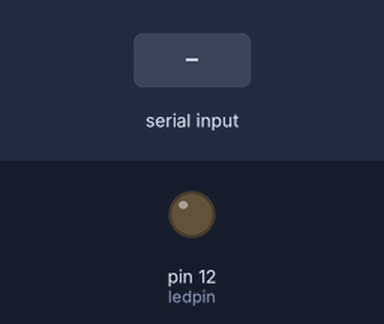
Recording of a sketch running on a simulated Arduino Uno, built with avr-gcc and run on an emulated ATmega328P. Parts: output pins drawn as LEDs (lit = HIGH). Inputs (shaded band) come from the test bench.

Above: at 1.2 s.
1.3 s: "10\n" received over Serial
At 2.1 s:
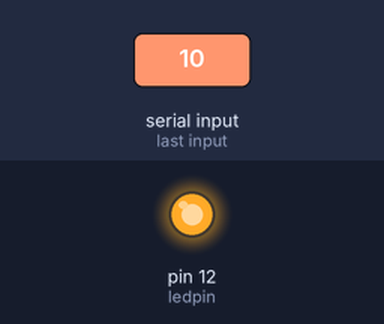
2.8 s: "20\n" received over Serial
At 3.3 s:
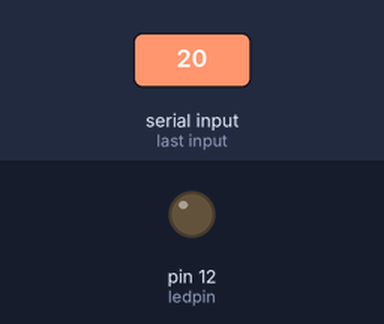
Timing chart, 0 to 5.8 s (numbered marks = the images above; inputs shaded):
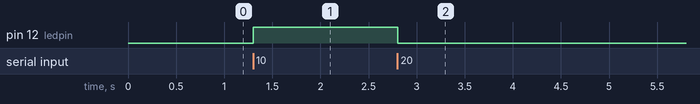

The sketch:

LedcontorolSerialMonitorIntiger.ino
```cpp
const int ledpin=12;
void setup() {
  pinMode(ledpin,OUTPUT);
  Serial.begin(9600);
}

void loop() {
if(Serial.available()> 0){
  int value = Serial.parseInt();
  if(value == 10){
     digitalWrite(ledpin,HIGH);
    }else if(value == 20 ){
           digitalWrite(ledpin,LOW);
    };

  };

}
```

Measured:
- after the input at 1.3 s, pin 12 (ledpin): LOW → HIGH at once
- after the input at 2.8 s, pin 12 (ledpin): HIGH → LOW at once
